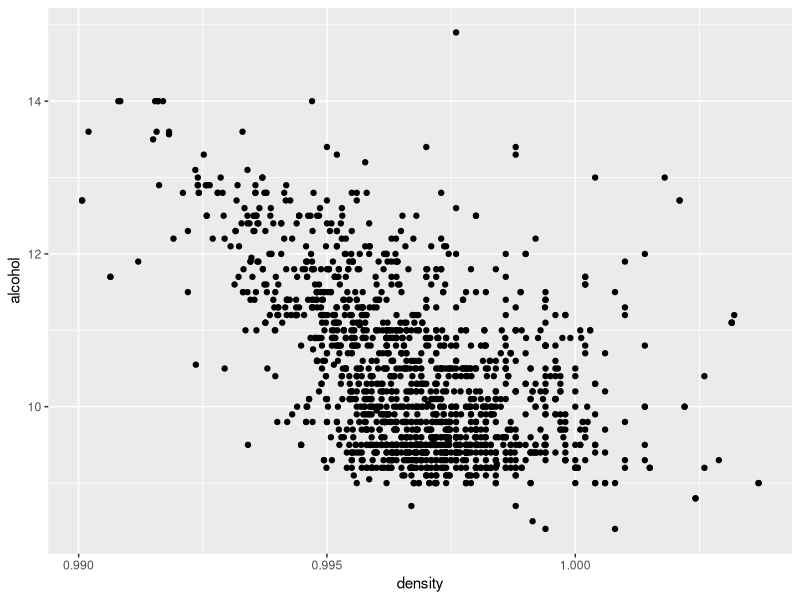
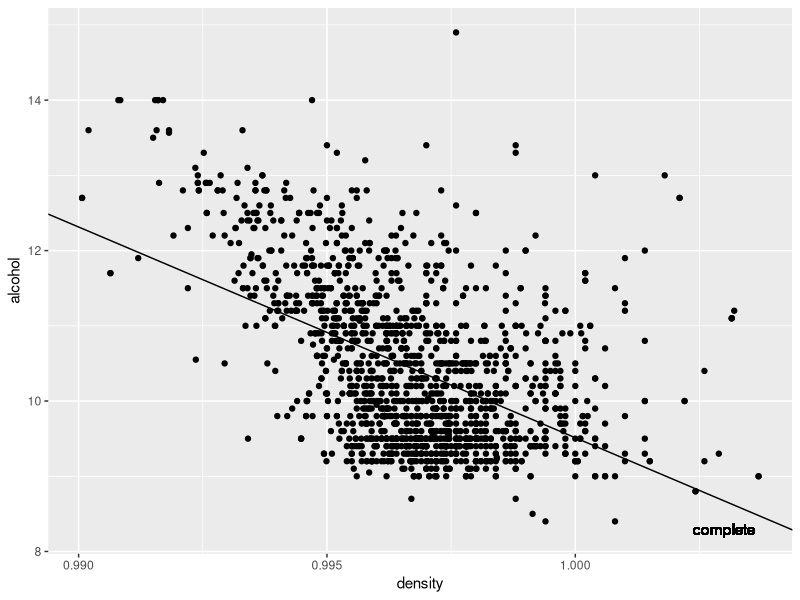
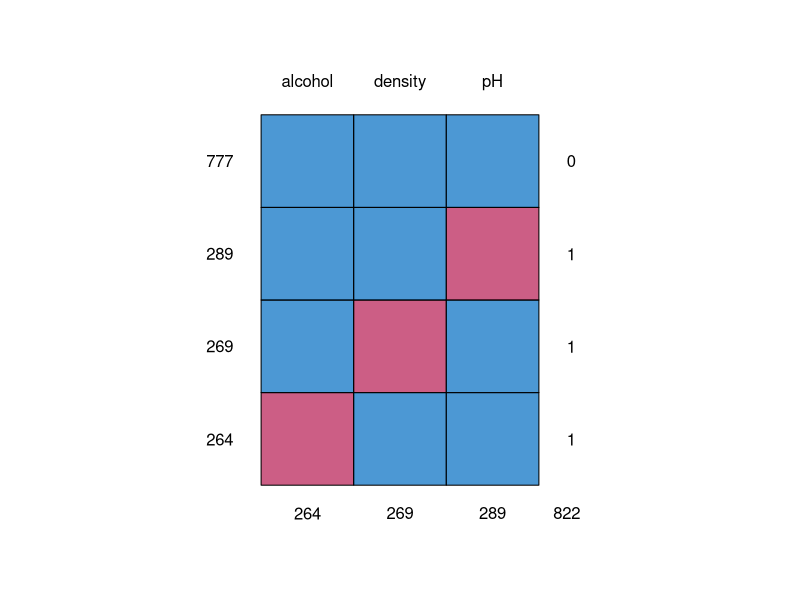
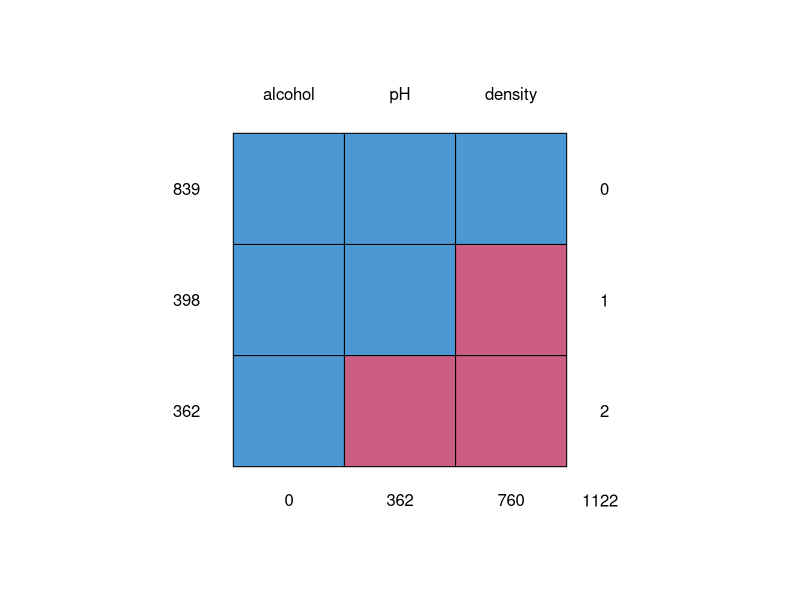
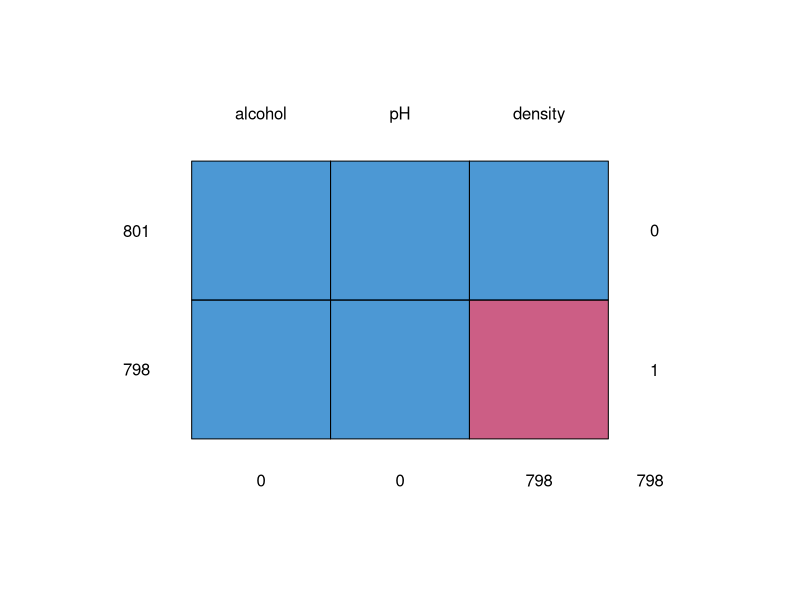
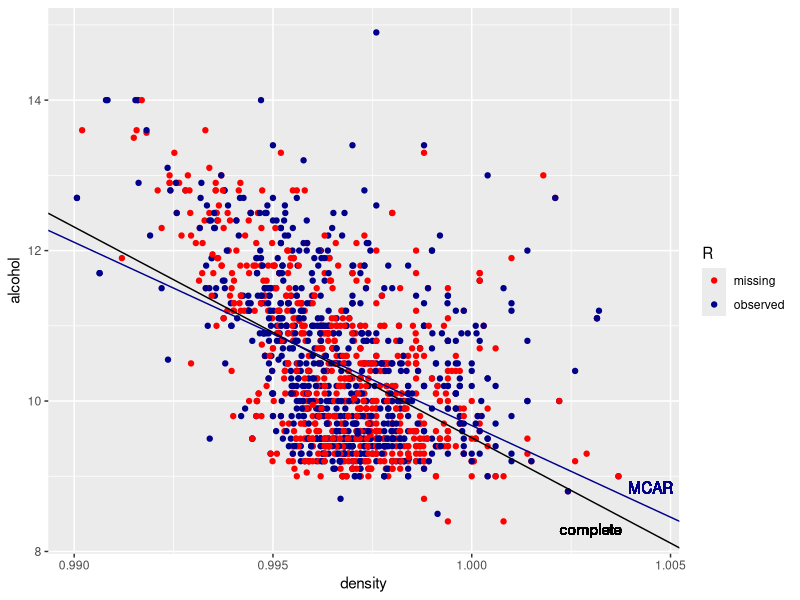
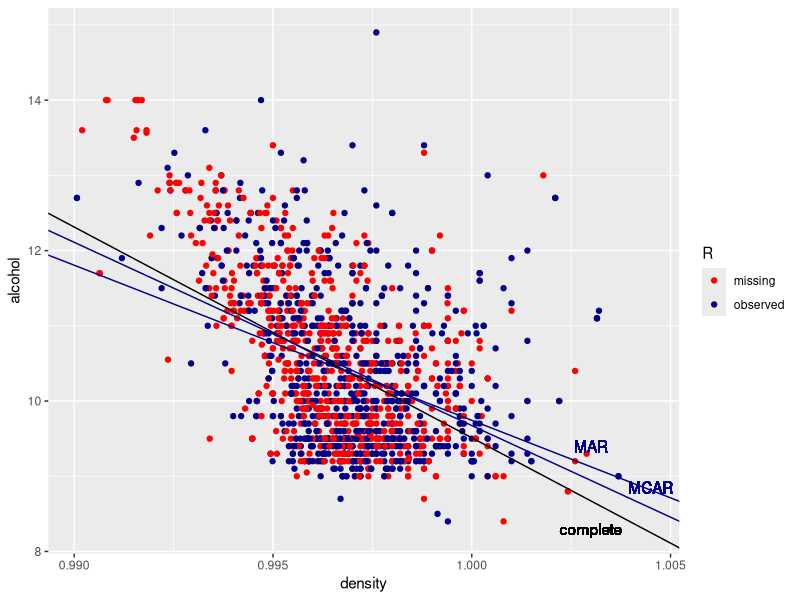
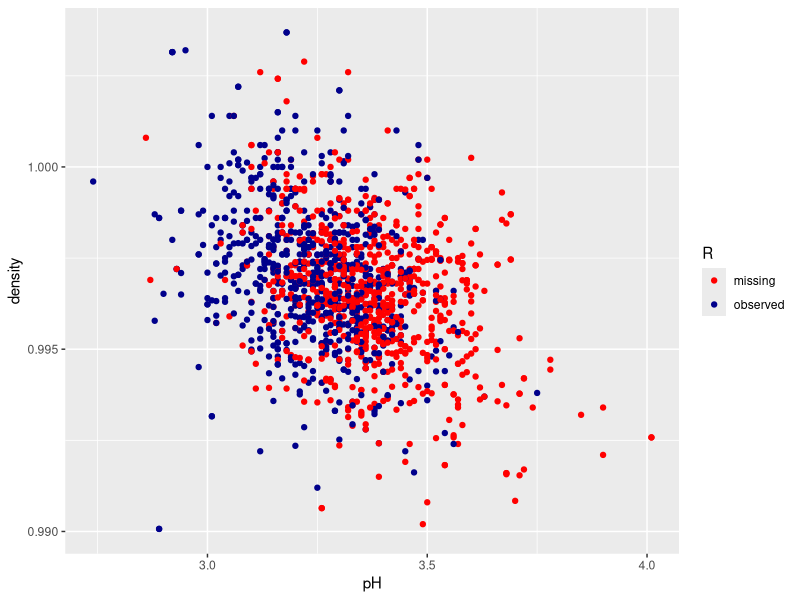

R code for these plots, in order:
## ---- chunk 1
library(mice)
library(ggplot2)
## ---- chunk 2
set.seed(111)
## ---- chunk 3
data <- read.csv("red_wine_quality.txt", sep = '\t')
data <- data[, c('alcohol', 'density', 'pH')]
## ---- chunk 4
nrow(data)
summary(data)
cor(data)
## ---- chunk 5
plotdata <- data
ggplot(plotdata, aes(density, alcohol)) +
  geom_point()
## ---- chunk 6
truemodel <- glm(alcohol ~ density, family = 'gaussian', data)
true_coefs <- summary(truemodel)$coefficients
true_coefs
## ---- chunk 7
ggplot(plotdata, aes(density, alcohol)) +
  geom_point() +
  geom_abline(slope = true_coefs[2, 1], 
              intercept = true_coefs[1, 1],
              color = 'black') +
  geom_text(aes(x = 1.003, y = 8.3), 
            label = 'complete', color = 'black')
## ---- chunk 8
mads <- ampute(data)
mads$patterns
## ---- chunk 9
md.pattern(mads$amp)
## ---- chunk 10
mypatterns <- matrix(c(1, 0, 1, 
                       1, 0, 0), nrow = 2, byrow = TRUE)
mypatterns
## ---- chunk 11
mads <- ampute(data = data,
               patterns = mypatterns)
inc_data <- mads$amp
md.pattern(inc_data)
## ---- chunk 12
mads <- ampute(data = data,
               patterns = c(1, 0, 1),
               mech = 'MCAR')
md.pattern(mads$amp)
## ---- chunk 13
MCAR_coefs <- summary(lm(alcohol ~ density, mads$amp))$coefficients
plotdata["R"] <- !is.na(mads$amp$density)

ggplot(plotdata, aes(density, alcohol, color = R)) +
  geom_point() +
  geom_abline(slope = true_coefs[2, 1], 
              intercept = true_coefs[1, 1],
              color = 'black') +
  geom_text(aes(x = 1.003, y = 8.3), 
            label = 'complete', color = 'black') +
  geom_abline(slope = MCAR_coefs[2, 1], 
              intercept = MCAR_coefs[1, 1],
              color = 'darkblue') +
  geom_text(aes(x = 1.0045, y = 8.85), 
            label = 'MCAR', color = 'darkblue') +
  scale_color_manual(values = c('red', 'darkblue'), 
                     labels = c('missing', 'observed'))
## ---- chunk 14
mads <- ampute(data = data,
               patterns = c(1, 0, 1),
               weights = c(0, 0, 1))
inc_data <- mads$amp
## ---- chunk 15
MAR_coefs <- summary(lm(alcohol ~ density, inc_data))$coefficients
plotdata["R"] <- !is.na(inc_data$density)

ggplot(plotdata, aes(density, alcohol, color = R)) +
  geom_point() +
  geom_abline(slope = true_coefs[2, 1], 
              intercept = true_coefs[1, 1],
              color = 'black') +
  geom_text(aes(x = 1.003, y = 8.3), 
            label = 'complete', color = 'black') +
  geom_abline(slope = MCAR_coefs[2, 1], 
              intercept = MCAR_coefs[1, 1],
              color = 'darkblue') +
  geom_text(aes(x = 1.0045, y = 8.85), 
            label = 'MCAR', color = 'darkblue') +
  geom_abline(slope = MAR_coefs[2, 1], 
              intercept = MAR_coefs[1, 1],
              color = 'darkblue') +
  geom_text(aes(x = 1.003, y = 9.4), 
            label = 'MAR', color = 'darkblue') +
  scale_color_manual(values = c('red', 'darkblue'), 
                     labels = c('missing', 'observed'))
## ---- chunk 16
ggplot(plotdata, aes(pH, density, color = R)) +
  geom_point() + 
  scale_color_manual(values = c('red', 'darkblue'), 
                     labels = c('missing', 'observed'))
## ---- chunk 17
true_coefs
MCAR_coefs
MAR_coefs
## ---- chunk 18
mean <- mean(inc_data$density, na.rm = TRUE)
imputations <- rep(mean, nrow(inc_data[is.na(inc_data$density), ]))
imp_data <- inc_data
imp_data[is.na(inc_data$density), 'density'] <- imputations
## ---- chunk 19
imp_coefs_mean <- summary(lm(alcohol ~ density, imp_data))$coefficients
imp_data["R"] <- !is.na(inc_data$density)

ggplot(imp_data, aes(density, alcohol, color = R)) +
  geom_point() +
  geom_abline(slope = true_coefs[2, 1], 
              intercept = true_coefs[1, 1],
              color = 'black') +
  geom_text(aes(x = 1.003, y = 8.3), 
            label = 'complete', color = 'black') +
  geom_abline(slope = MAR_coefs[2, 1], 
              intercept = MAR_coefs[1, 1],
              color = 'darkblue') +
  geom_text(aes(x = 1.003, y = 8.9), 
            label = 'MAR', color = 'darkblue') +
  geom_abline(slope = imp_coefs_mean[2, 1], 
              intercept = imp_coefs_mean[1, 1],
              color = 'orange') +
  geom_text(aes(x = 1.003, y = 9.2), 
            label = 'MEAN', color = 'orange') +
  scale_color_manual(values = c('orange', 'darkblue'), 
                     labels = c('imputed', 'observed'))
## ---- chunk 20
true_coefs
imp_coefs_mean
